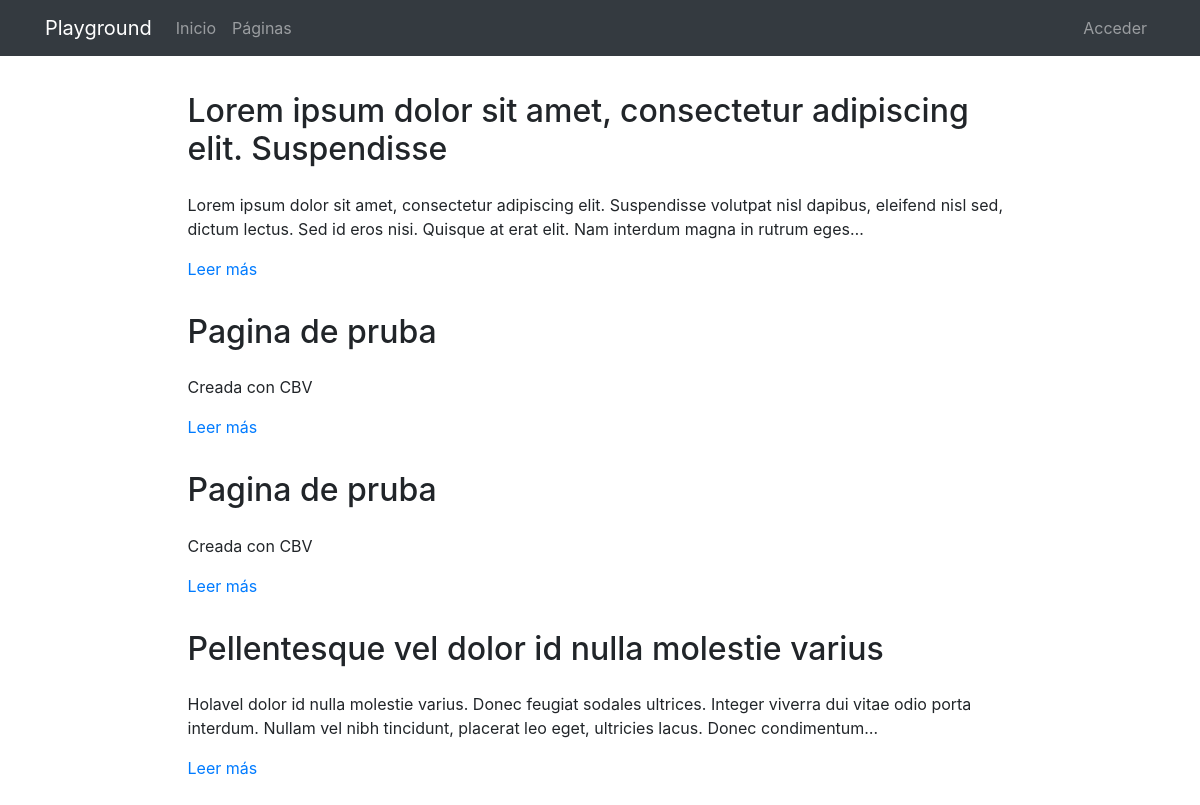
The page /pages/ on the database its author committed.
### pages/models.py (models this page shows, shortened)
class Page(models.Model):
    title = models.CharField(verbose_name="Título", max_length=200)
    content = RichTextField(verbose_name="Contenido")
    order = models.SmallIntegerField(verbose_name="Orden", default=0)
    created = models.DateTimeField(auto_now_add=True, verbose_name="Fecha de creación")
    updated = models.DateTimeField(auto_now=True, verbose_name="Fecha de edición")
    class Meta:
        verbose_name = "página"
        verbose_name_plural = "páginas"
        ordering = ['order', 'title']

### pages/views.py (the view)
# urls.py: path('', PageListView.as_view(), name='pages'),
class PageListView(ListView):
    model = Page

### pages/templates/pages/page_list.html (shortened to what this page needs)
{% extends 'core/base.html' %}
{% load static %}
{% block content %}
{% include "pages/includes/pages_menu.html" %}
<main role="main">
  <div class="container mb-4">
    {% for page in page_list %}
      <div class="row mt-3">
        <div class="col-md-9 mx-auto">
          <h2 class="mb-4">{{page.title}}</h2>
          <div>
            <p>{{page.content|striptags|safe|truncatechars:"200"}}</p>
            <p><a href="{% url 'pages:page' page.id page.title|slugify %}">Leer más</a>
            </p>
          </div>
        </div>
      </div>
    {% endfor %}
  </div>
</main>
{% endblock %}

### core/static/core/css/main.css (style rules this page uses)
main { padding-top: 20px; }
:root { --jumbotron-padding-y: 3rem; }

### rows shown on the page
Page: title "Lorem ipsum dolor sit amet, consectetur adipiscing elit. Suspendisse", content "Lorem ipsum dolor sit amet, consectetur adipiscing elit. Suspendisse volutpat nisl dapibus, eleifend nisl sed, dictum lectus. Sed id eros nisi. Quisque at erat elit. Nam interdum magna in rutrum eges…"
Page: title "Pagina de pruba", content "Creada con CBV"
Page: title "Pagina de pruba", content "Creada con CBV"
Page: title "Pellentesque vel dolor id nulla molestie varius", content "Holavel dolor id nulla molestie varius. Donec feugiat sodales ultrices. Integer viverra dui vitae odio porta interdum. Nullam vel nibh tincidunt, placerat leo eget, ultricies lacus. Donec condimentum…"
